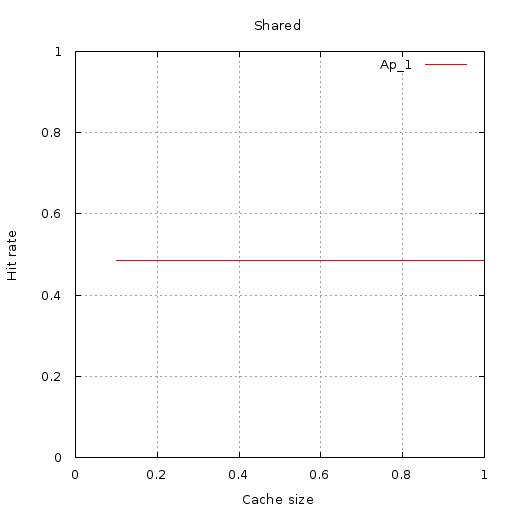

The script that saved this image:
set terminal  png size 512,512 font 'Verdana, 10'
set title "Shared"
set output '//home//cat//Documents//CACHE//Results//PlotData//Shared//20_sec_half_part_requests//HR_VS_SIZE//size_vs_hr.png'
set ylabel "Hit rate"
set yrange [0:1]
set xlabel "Cache size"
set xrange [0:1]
set grid xtics ytics
plot '//home//cat//Documents//CACHE//Results//PlotData//Shared//20_sec_half_part_requests//HR_VS_SIZE//App_1.txt' using 1:2 with lines title 'Ap_1'
set terminal  png size 512,512 font 'Verdana, 10'
set title "Shared"
set output '//home//cat//Documents//CACHE//Results//PlotData//Shared//20_sec_half_part_requests//HR_VS_SIZE//size_vs_hr.png'
set ylabel "Hit rate"
set yrange [0:1]
set xlabel "Cache size"
set xrange [0:1]
set grid xtics ytics
plot '//home//cat//Documents//CACHE//Results//PlotData//Shared//20_sec_half_part_requests//HR_VS_SIZE//App_1.txt' using 1:2 with lines title 'Ap_1'
set terminal  png size 512,512 font 'Verdana, 10'
set title "Shared"
set output '//home//cat//Documents//CACHE//Results//PlotData//Shared//20_sec_half_part_requests//HR_VS_SIZE//size_vs_hr.png'
set ylabel "Hit rate"
set yrange [0:1]
set xlabel "Cache size"
set xrange [0:1]
set grid xtics ytics
plot '//home//cat//Documents//CACHE//Results//PlotData//Shared//20_sec_half_part_requests//HR_VS_SIZE//App_1.txt' using 1:2 with lines title 'Ap_1'
set terminal  png size 512,512 font 'Verdana, 10'
set title "Shared"
set output '//home//cat//Documents//CACHE//Results//PlotData//Shared//20_sec_half_part_requests//HR_VS_SIZE//size_vs_hr.png'
set ylabel "Hit rate"
set yrange [0:1]
set xlabel "Cache size"
set xrange [0:1]
set grid xtics ytics
plot '//home//cat//Documents//CACHE//Results//PlotData//Shared//20_sec_half_part_requests//HR_VS_SIZE//App_1.txt' using 1:2 with lines title 'Ap_1'
set terminal  png size 512,512 font 'Verdana, 10'
set title "Shared"
set output '//home//cat//Documents//CACHE//Results//PlotData//Shared//20_sec_half_part_requests//HR_VS_SIZE//size_vs_hr.png'
set ylabel "Hit rate"
set yrange [0:1]
set xlabel "Cache size"
set xrange [0:1]
set grid xtics ytics
plot '//home//cat//Documents//CACHE//Results//PlotData//Shared//20_sec_half_part_requests//HR_VS_SIZE//App_1.txt' using 1:2 with lines title 'Ap_1'
set terminal  png size 512,512 font 'Verdana, 10'
set title "Shared"
set output '//home//cat//Documents//CACHE//Results//PlotData//Shared//20_sec_half_part_requests//HR_VS_SIZE//size_vs_hr.png'
set ylabel "Hit rate"
set yrange [0:1]
set xlabel "Cache size"
set xrange [0:1]
set grid xtics ytics
plot '//home//cat//Documents//CACHE//Results//PlotData//Shared//20_sec_half_part_requests//HR_VS_SIZE//App_1.txt' using 1:2 with lines title 'Ap_1'
set terminal  png size 512,512 font 'Verdana, 10'
set title "Shared"
set output '//home//cat//Documents//CACHE//Results//PlotData//Shared//20_sec_half_part_requests//HR_VS_SIZE//size_vs_hr.png'
set ylabel "Hit rate"
set yrange [0:1]
set xlabel "Cache size"
set xrange [0:1]
set grid xtics ytics
plot '//home//cat//Documents//CACHE//Results//PlotData//Shared//20_sec_half_part_requests//HR_VS_SIZE//App_1.txt' using 1:2 with lines title 'Ap_1'
set terminal  png size 512,512 font 'Verdana, 10'
set title "Shared"
set output '//home//cat//Documents//CACHE//Results//PlotData//Shared//20_sec_half_part_requests//HR_VS_SIZE//size_vs_hr.png'
set ylabel "Hit rate"
set yrange [0:1]
set xlabel "Cache size"
set xrange [0:1]
set grid xtics ytics
plot '//home//cat//Documents//CACHE//Results//PlotData//Shared//20_sec_half_part_requests//HR_VS_SIZE//App_1.txt' using 1:2 with lines title 'Ap_1'
set terminal  png size 512,512 font 'Verdana, 10'
set title "Shared"
set output '//home//cat//Documents//CACHE//Results//PlotData//Shared//20_sec_half_part_requests//HR_VS_SIZE//size_vs_hr.png'
set ylabel "Hit rate"
set yrange [0:1]
set xlabel "Cache size"
set xrange [0:1]
set grid xtics ytics
plot '//home//cat//Documents//CACHE//Results//PlotData//Shared//20_sec_half_part_requests//HR_VS_SIZE//App_1.txt' using 1:2 with lines title 'Ap_1'
